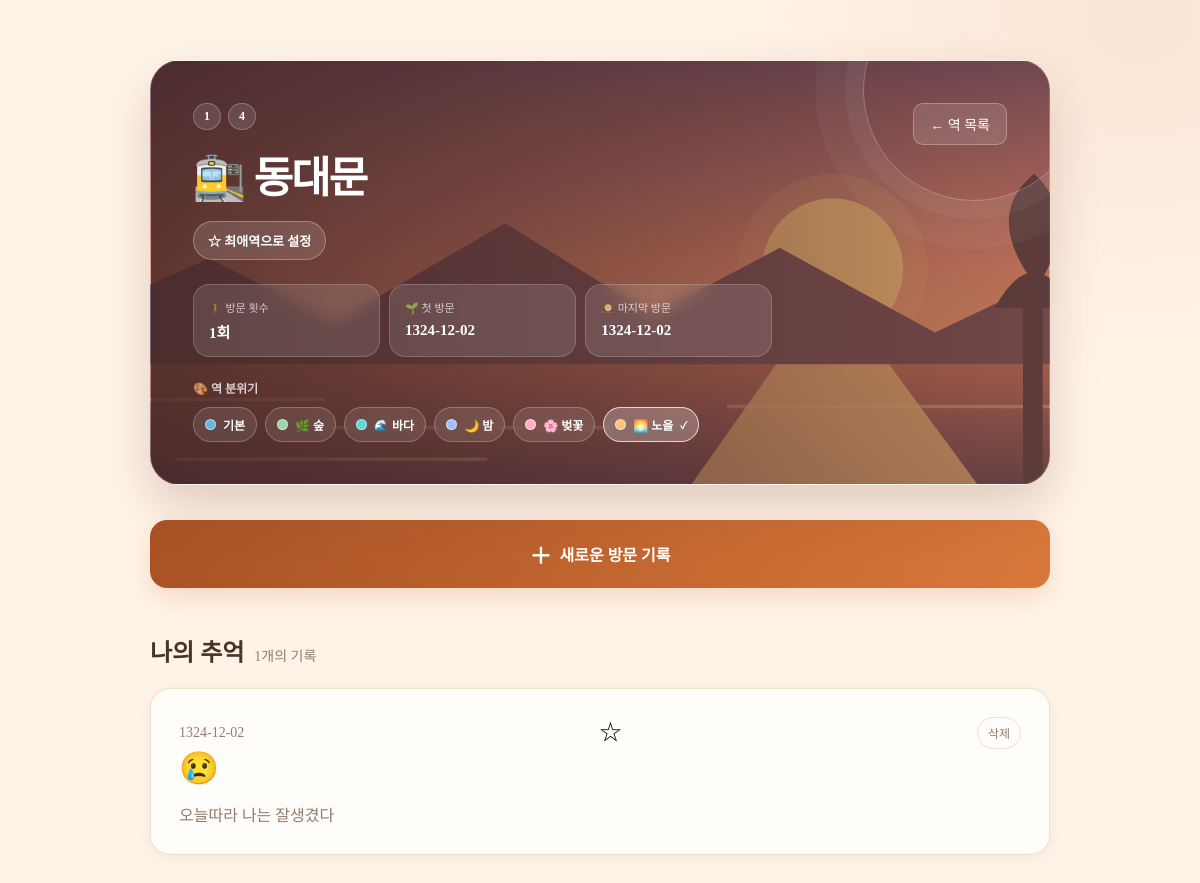
The page /station/6 (signed in) on the database its author committed.
### tables this page shows
CREATE TABLE station_lines (
            id INTEGER PRIMARY KEY AUTOINCREMENT,
            station_id INTEGER NOT NULL,
            line TEXT NOT NULL, station_number TEXT,
            FOREIGN KEY (station_id) REFERENCES stations(id)
        );

CREATE TABLE stations (
                id INTEGER PRIMARY KEY AUTOINCREMENT,
                name TEXT NOT NULL,
                latitude REAL,
                longitude REAL,
                is_favorite INTEGER DEFAULT 0
            , theme TEXT DEFAULT 'default', station_number TEXT);

CREATE TABLE visits (
            id INTEGER PRIMARY KEY AUTOINCREMENT,
            user_id INTEGER,
            station_id INTEGER NOT NULL,
            visited_at TEXT NOT NULL,
            diary TEXT,
            emotion TEXT,
            favorite INTEGER DEFAULT 0,
            photo TEXT,
            theme TEXT,
            FOREIGN KEY (user_id) REFERENCES users(id),
            FOREIGN KEY (station_id) REFERENCES stations(id)
        );

### app.py (the view)
@app.route("/station/<int:station_id>")
def station_detail(station_id):
    if not is_logged_in():
        return redirect(url_for("login"))
    user_id = session["user_id"]
    conn = get_db()
    station = conn.execute(
        """
        SELECT *
        FROM stations
        WHERE id = ?
        """,
        (station_id,)
    ).fetchone()
    if not station:
        conn.close()
        return "역을 찾을 수 없습니다.", 404
    visits = conn.execute(
        """
        SELECT *
        FROM visits
        WHERE station_id = ?
        AND user_id = ?
        ORDER BY visited_at DESC
        """,
        (
            station_id,
            user_id
        )
    ).fetchall()
    lines = conn.execute(
        """
        SELECT line
        FROM station_lines
        WHERE station_id = ?
        ORDER BY line
        """,
        (station_id,)
    ).fetchall()
    conn.close()
    stats = get_station_stats(
        station_id,
        user_id
    )
    theme = get_station_theme(
        user_id,
        station_id
    )
    favorite_station = get_favorite_station(user_id)
    is_favorite = bool(
        favorite_station
        and favorite_station["id"] == station_id
    )
    return render_template(
        "station.html",
        station=station,
        visits=visits,
        lines=lines,
        stats=stats,
        theme=theme,
        is_favorite=is_favorite
    )

### app.py (called while the page is built)
def is_logged_in():
    user_id = session.get("user_id")
    if user_id is None:
        return False
    conn = get_db()
    try:
        user = conn.execute(
            "SELECT 1 FROM users WHERE id = ?",
            (user_id,)
        ).fetchone()
    finally:
        conn.close()
    if not user:
        session.clear()
        return False
    return True

def get_csrf_token():
    if "csrf_token" not in session:
        session["csrf_token"] = secrets.token_hex(32)
    return session["csrf_token"]

@app.context_processor
def inject_csrf_token():
    return {
        "csrf_token": get_csrf_token()
    }

@app.after_request
def add_security_headers(response):
    response.headers.setdefault("X-Content-Type-Options", "nosniff")
    response.headers.setdefault("Referrer-Policy", "strict-origin-when-cross-origin")
    response.headers.setdefault("X-Frame-Options", "SAMEORIGIN")
    return response

### database.py (called while the page is built)
def get_db():
    conn = sqlite3.connect(DB_NAME)
    conn.row_factory = sqlite3.Row
    return conn

def get_station_stats(
    station_id,
    user_id
):
    conn = get_db()
    stats = conn.execute("""
        SELECT
            COUNT(*) AS visit_count,
            MIN(visited_at) AS first_visit,
            MAX(visited_at) AS last_visit

        FROM visits

        WHERE station_id = ?
        AND user_id = ?
    """, (
        station_id,
        user_id
    )).fetchone()
    conn.close()
    return stats

def get_favorite_station(user_id):
    conn = get_db()
    station = conn.execute("""
        SELECT stations.*
        FROM users

        INNER JOIN stations
            ON users.favorite_station_id = stations.id

        WHERE users.id = ?
    """, (user_id,)).fetchone()
    conn.close()
    return station

def get_station_theme(
    user_id,
    station_id
):
    conn = get_db()
    setting = conn.execute("""
        SELECT theme
        FROM user_station_settings

        WHERE user_id = ?
        AND station_id = ?
    """, (
        user_id,
        station_id
    )).fetchone()
    conn.close()
    if setting:
        return setting["theme"]
    return "default"

### templates/station.html (shortened to what this page needs)
<!DOCTYPE html>
<html lang="ko">
<head>
    <link rel="stylesheet"
          href="{{ url_for('static', filename='css/style.css') }}">
</head>
<body
    class="theme-{{ theme or 'default' }}"
    data-station-id="{{ station['id'] }}"
>
    <main class="station-page">
        <header class="station-header">
            <div>
                <p class="station-line">
                    {% for line in lines %}
                        <span>{{ line["line"] }}</span>
                    {% endfor %}
                </p>
                <h1>
                    🚉 {{ station["name"] }}
                </h1>
                {% if is_favorite %}
                <button
                    class="favorite-station-button active"
                    onclick="removeFavorite()"
                >
                    ⭐ 최애역
                </button>
                {% else %}
                <button
                    class="favorite-station-button"
                    onclick="setFavorite()"
                >
                    ☆ 최애역으로 설정
                </button>
                {% endif %}
                <div class="station-stats">
                    <div class="stat-card">
                        <span>🚶 방문 횟수</span>
                        <strong>{{ stats["visit_count"] }}회</strong>
                    </div>
                    <div class="stat-card">
                        <span>🌱 첫 방문</span>
                        <strong>
                            {{ stats["first_visit"] or "아직 없음" }}
                        </strong>
                    </div>
                    <div class="stat-card">
                        <span>🕰️ 마지막 방문</span>
                        <strong>
                            {{ stats["last_visit"] or "아직 없음" }}
                        </strong>
                    </div>
                </div>
                <div class="theme-selector">
                    <span class="theme-label">
                        🎨 역 분위기
                    </span>
                    <button
                        type="button"
                        data-theme="default"
                        class="{% if theme == 'default' %}is-selected{% endif %}"
                        aria-pressed="{{ 'true' if theme == 'default' else 'false' }}"
                        onclick="changeTheme('default')"
                    >
                        기본
                    </button>
                    <button
                        type="button"
                        data-theme="forest"
                        class="{% if theme == 'forest' %}is-selected{% endif %}"
                        aria-pressed="{{ 'true' if theme == 'forest' else 'false' }}"
                        onclick="changeTheme('forest')"
                    >
                        🌿 숲
                    </button>
                    <button
                        type="button"
                        data-theme="ocean"
                        class="{% if theme == 'ocean' %}is-selected{% endif %}"
                        aria-pressed="{{ 'true' if theme == 'ocean' else 'false' }}"
                        onclick="changeTheme('ocean')"
                    >
                        🌊 바다
                    </button>
                    <button
                        type="button"
                        data-theme="night"
                        class="{% if theme == 'night' %}is-selected{% endif %}"
                        aria-pressed="{{ 'true' if theme == 'night' else 'false' }}"
                        onclick="changeTheme('night')"
                    >
                        🌙 밤
                    </button>
                    <button
                        type="button"
                        data-theme="cherry"
                        class="{% if theme == 'cherry' %}is-selected{% endif %}"
                        aria-pressed="{{ 'true' if theme == 'cherry' else 'false' }}"
                        onclick="changeTheme('cherry')"
                    >
                        🌸 벚꽃
                    </button>
                    <button
                        type="button"
                        data-theme="sunset"
                        class="{% if theme == 'sunset' %}is-selected{% endif %}"
                        aria-pressed="{{ 'true' if theme == 'sunset' else 'false' }}"
                        onclick="changeTheme('sunset')"
                    >
                        🌅 노을
                    </button>
                </div>
            </div>
            <a
                class="back-button"
                href="{{ url_for('home') }}"
            >
                ← 역 목록
            </a>
        </header>
        <section class="add-section">
            <a
                class="add-button"
                href="{{ url_for('add_visit', station_id=station['id']) }}"
            >
                <span>＋</span>
                새로운 방문 기록
            </a>
        </section>
        <section class="memory-section">
            <div class="section-title">
                <h2>
                    나의 추억
                </h2>
                <span>
                    {{ visits|length }}개의 기록
                </span>
            </div>
            {% if visits %}
                <div class="memory-list">
                    {% for visit in visits %}
                        <article class="memory-card">
                            <div class="memory-content">
                                <div class="memory-top">
                                    <span class="memory-date">
                                        {{ visit["visited_at"] }}
                                    </span>
                                    <button
                                        class="favorite-button"
                                        type="button"
                                        data-visit-id="{{ visit['id'] }}"
                                        onclick="toggleFavorite(this)"
                                        aria-label="즐겨찾기"
                                    >
                                        {% if visit["favorite"] %}
                                            ⭐
                                        {% else %}
                                            ☆
                                        {% endif %}
                                    </button>
                                    <button
                                        class="delete-memory-button"
                                        type="button"
                                        data-visit-id="{{ visit['id'] }}"
                                        onclick="deleteMemory(this)"
                                        aria-label="이 추억 삭제"
                                        title="이 추억 삭제"
                                    >
                                        삭제
                                    </button>
                                </div>
                                <div class="emotion">
                                    {{ visit["emotion"] }}
                                </div>
                                {% if visit["diary"] %}
                                    <p class="diary-text">{{ visit["diary"] }}</p>
                                {% else %}
                                    <p class="empty-diary">
                                        작성한 일기가 없습니다.
                                    </p>
                                {% endif %}
                            </div>
                        </article>
                    {% endfor %}
                </div>
            {% endif %}
        </section>
    </main>
</body>
</html>

### rows shown on the page
station_lines: line "1"
station_lines: line "4"
stations: name "동대문"
visits: visited_at "1324-12-02", emotion "😢", diary "오늘따라 나는 잘생겼다"

### other values the page prints
{{ stats["visit_count"] }} "1"
{{ stats["first_visit"] or "아직 없음" }} "1324-12-02"
{{ stats["last_visit"] or "아직 없음" }} "1324-12-02"
{{ visits|length }} "1"
